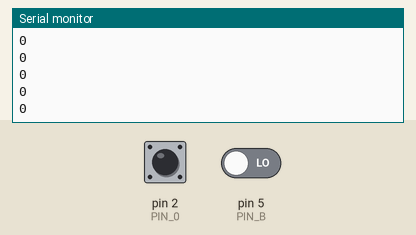
Bench run of a sketch on a simulated Arduino Uno, built with avr-gcc and run on an emulated ATmega328P. On the bench: the last lines printed to the serial monitor. Inputs (shaded band) come from the test bench; at power-on: pin 2 (PIN_0) HIGH, pin 5 (PIN_B) LOW.

Above: at 1.2 s.
1.3 s: pin 2 (PIN_0) pulled LOW for 0.15 s
At 1.51 s:
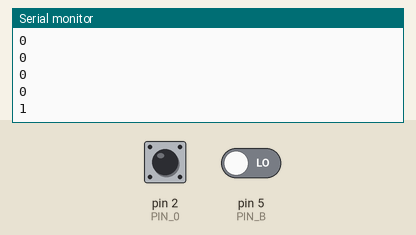
2.9 s: pin 2 (PIN_0) pulled LOW for 1 s
At 3.91 s:
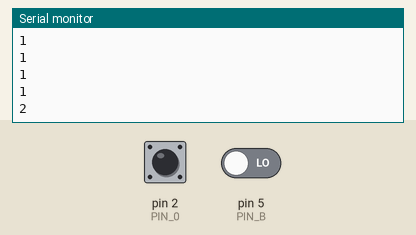
Timing chart, 0 to 5.9 s (numbered marks = the images above; inputs shaded):
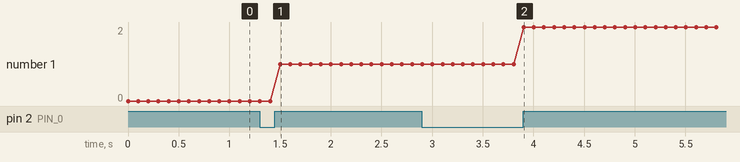

Measured:
- after the input at 1.3 s, the serial monitor: prints a new line after 0.20 s (image 1)
- after the input at 2.9 s, the serial monitor: prints a new line after 1.0 s (image 2)
- plotted number 1: 0 → 1 after the input at 1.3 s, 1 → 2 after the input at 2.9 s

The sketch:

WK10_LAB_Exercise-3.ino
```cpp
#define PIN_0 2
#define PIN_1 3
#define PIN_B 5
long count = 0;

void setup()
{
  pinMode(PIN_0, INPUT_PULLUP);
  pinMode(PIN_1, INPUT_PULLUP);

  Serial.begin(9600);

  attachInterrupt(digitalPinToInterrupt(2), countIt, RISING);
}

void countIt() {
  count += digitalRead(PIN_B) ? -1 : 1;
}

void loop()
{
  Serial.println(count);
  delay(100);
}
```
